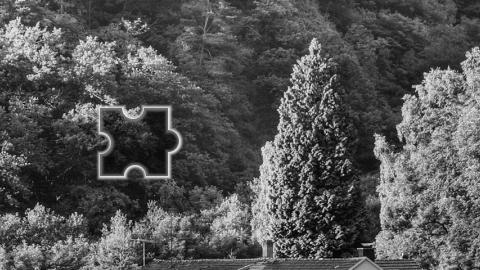
#> input picture imgs/_big.jpg, 480 x 270 px
$ python IdentifyX.py
#> lines starting #> are read from the running program, lines starting #| are printed output that depends on the picture; after the words box and inside, x2 and y2 are one past the last pixel; in counts of white or black regions, pixels touching at a corner belong together
#> in get_img, cv2_img is the input picture: shape (270, 480); min 0, max 252, mean 84.5
#> call 2 of get_img, with img_path = './imgs/_puzzle.jpg'
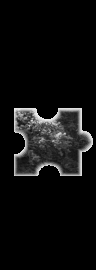
#> input picture imgs/_puzzle.jpg, 96 x 270 px
#> in get_img, cv2_img is the input picture: shape (270, 96); min 0, max 238, mean 14.8
import cv2
import numpy as np
import math

def showimg(img):
    cv2.imshow('Marked Image', img)
    cv2.waitKey(0)
    cv2.destroyAllWindows()


def get_top_bottom(img):
    # gray = cv2.cvtColor(img, cv2.COLOR_BGR2GRAY)
    # 应用Canny边缘检测
    edges = cv2.Canny(img, 50, 150, apertureSize=7, L2gradient=True)
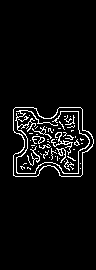
#> edges: shape (270, 96); 5.2% white in thin lines or dots, all inside (x1, y1, x2, y2) = (13, 107, 94, 177)

    # 查找轮廓
    contours, _ = cv2.findContours(edges, cv2.RETR_EXTERNAL, cv2.CHAIN_APPROX_NONE)
#> contours = 1 contour; box (x1, y1, x2, y2) and area: (13, 107, 94, 177) 4385

    # 假设最大的轮廓是滑块的轮廓
    max_contour = max(contours, key=cv2.contourArea)
#> max_contour = contour of 296 points, box (x1, y1, x2, y2) (13, 107, 94, 177), area 4385
    x, y, w = cv2.minAreaRect(max_contour)
#> x = (53, 141.5); y = (69, 80); w = -90
    # 计算轮廓的边界框
    top_height = int(x[1] - 46)
#> top_height = 95
    bottom_height = int(x[1] + 46)
#> bottom_height = 187
    return top_height, bottom_height

def get_img(img_path):
    with open(img_path, 'rb') as b:
        img = b.read()

    cv2_img = cv2.imdecode(np.frombuffer(img, np.uint8), cv2.IMREAD_GRAYSCALE)

    return cv2_img

def identify_edge(img, mode=1):
    if mode == 1:
        img_edge = cv2.Canny(img, 300, 800)
    elif mode == 2:
        img_edge = cv2.Canny(img, 300, 600)
    elif mode == 3:
        img_edge = cv2.Canny(img, 200, 400, L2gradient=True)
    elif mode == 0:
        img_edge = cv2.Canny(img, 400, 800, L2gradient=True)

    # 转换图片格式
    img_pic = cv2.cvtColor(img_edge, cv2.COLOR_GRAY2RGB)

    return img_pic

def match_edge(bg_edge, slider_edge):
    res = cv2.matchTemplate(bg_edge, slider_edge, cv2.TM_CCORR)
    min_val, max_val, min_loc, max_loc = cv2.minMaxLoc(res)  # 寻找最优匹配
    return max_loc

def traditional_round(number, ndigits=0):
    '''返回数字的四舍五入值'''
    factor = 10 ** ndigits
    round_num = math.floor(number * factor + 0.5) / factor if number > 0 else math.ceil(number * factor - 0.5) / factor
    return int(round_num)


def get_x():
    bg_img, slider_img = get_img("./imgs/_big.jpg"), get_img("./imgs/_puzzle.jpg")
    # 获取上高下高
    top_y, bottom_y = get_top_bottom(slider_img)
#> top_y = 95; bottom_y = 187
    # 灰度处理等操作
    bg_edge = identify_edge(bg_img, mode=1)
#> in identify_edge, `img_edge = cv2.Canny(img, 300, 800)`: img_edge: shape (270, 480); 3.3% white in thin lines or dots, all inside (x1, y1, x2, y2) = (26, 21, 477, 264)
    slider_edge = identify_edge(slider_img, mode=0)
    # 截取掉无关区域
    bg_edge = bg_edge[top_y:bottom_y, :]
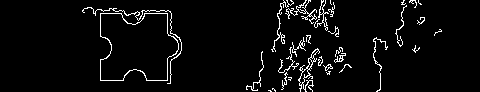
#> bg_edge: shape (92, 480, 3); 4.4% white in thin lines or dots, all inside (x1, y1, x2, y2) = (82, 0, 442, 92)
    slider_edge = slider_edge[top_y:bottom_y, :]
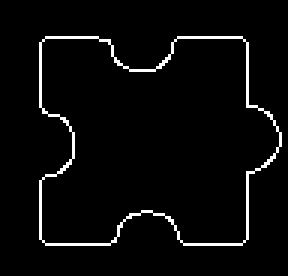
#> slider_edge: shape (92, 96, 3) (shown 3 times larger); 3.6% white in thin lines or dots, all inside (x1, y1, x2, y2) = (13, 12, 94, 82)
    # 匹配边缘
    matched_result = match_edge(bg_edge, slider_edge)
#> in match_edge, `min_val, max_val, min_loc, max_loc = cv2.minMaxLoc(res)`: min_val = 0; max_val = 21068098; min_loc = (1, 0); max_loc = (87, 0)
#> matched_result = (87, 0)
    mode_num = 1
    while matched_result[1] < 50:
        mode_num += 1
        matched_result = match_edge(identify_edge(bg_img, mode=mode_num), slider_edge)
        if mode_num >= 3:
            break
#> this loop made 1 pass
#> (mode_num, min_val in match_edge, max_val in match_edge, min_loc in match_edge, matched_result) on pass 1: (2, -1.71, 35893800, (176, 14), (85, 94))
#> pass 1, in identify_edge (call 3), `img_edge = cv2.Canny(img, 300, 600)`:
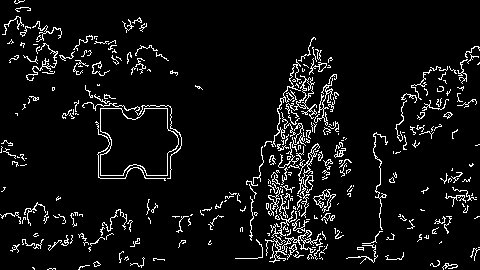
#> img_edge: shape (270, 480); 6.5% white in thin lines or dots
#> pass 1, in match_edge (call 2), `res = cv2.matchTemplate(bg_edge, slider_edge, cv2.TM_CCORR)`:
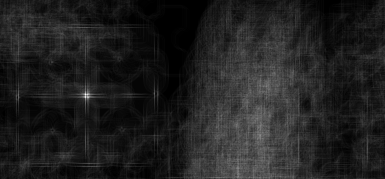
#> res: shape (179, 385) float32; min -1.71, max 35893800, mean 4628549.5; drawn with min black and max white
#> after the loop, mode_num = 2

    tl = matched_result  # 左上角点的坐标
#> tl = (85, 94)
    th, tw = slider_edge.shape[:2]
#> th = 92; tw = 96
    br = (tl[0] + tw, tl[1] + th)  # 右下角点的坐标
#> br = (181, 186)
    cv2.rectangle(bg_img, tl, br, (0, 0, 255), 2)  # 绘制矩形
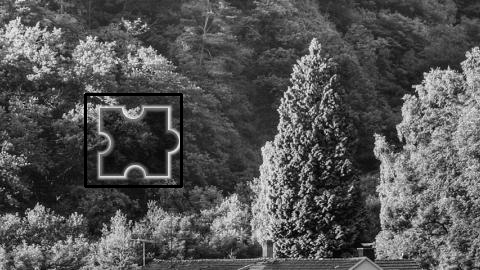
#> bg_img: shape (270, 480); 0.87% of pixels changed, all inside (x1, y1, x2, y2) = (84, 93, 183, 188)
    cv2.imwrite('./imgs/mark.jpg', bg_img)  # 保存在本地
    # 返回缺口的X坐标
    x = traditional_round(matched_result[0] * 0.5833)  # 480x270 -> 280x158
#> x = 50
    # x = max_loc[0]
    return x


if __name__ == '__main__':
    x = get_x()
#> x = 50
    print(x)
#| 50
